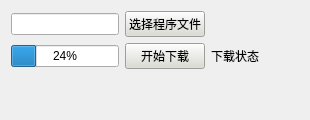
        <widget class="QWidget" name="page_program">
         <layout class="QGridLayout" name="gridLayout">
          <item row="1" column="1">
           <widget class="QPushButton" name="program_open_bin_file">
            <property name="styleSheet">
             <string notr="true">background-color: rgb(219, 220, 211);</string>
            </property>
            <property name="text">
             <string>选择程序文件</string>
            </property>
           </widget>
          </item>
          <item row="1" column="3">
           <spacer name="horizontalSpacer_4">
            <property name="orientation">
             <enum>Qt::Horizontal</enum>
            </property>
            <property name="sizeHint" stdset="0">
             <size>
              <width>40</width>
              <height>20</height>
             </size>
            </property>
           </spacer>
          </item>
          <item row="4" column="1">
           <widget class="QPushButton" name="program_download">
            <property name="styleSheet">
             <string notr="true">background-color: rgb(219, 220, 211);</string>
            </property>
            <property name="text">
             <string>开始下载</string>
            </property>
           </widget>
          </item>
          <item row="1" column="0">
           <widget class="QLineEdit" name="program_view_bin_file"/>
          </item>
          <item row="4" column="0">
           <widget class="QProgressBar" name="progressBar">
            <property name="value">
             <number>24</number>
            </property>
           </widget>
          </item>
          <item row="5" column="0">
           <spacer name="verticalSpacer_6">
            <property name="orientation">
             <enum>Qt::Vertical</enum>
            </property>
            <property name="sizeHint" stdset="0">
             <size>
              <width>20</width>
              <height>40</height>
             </size>
            </property>
           </spacer>
          </item>
          <item row="4" column="2">
           <widget class="QLabel" name="program_stat">
            <property name="text">
             <string>下载状态</string>
            </property>
           </widget>
          </item>
         </layout>
        </widget>
